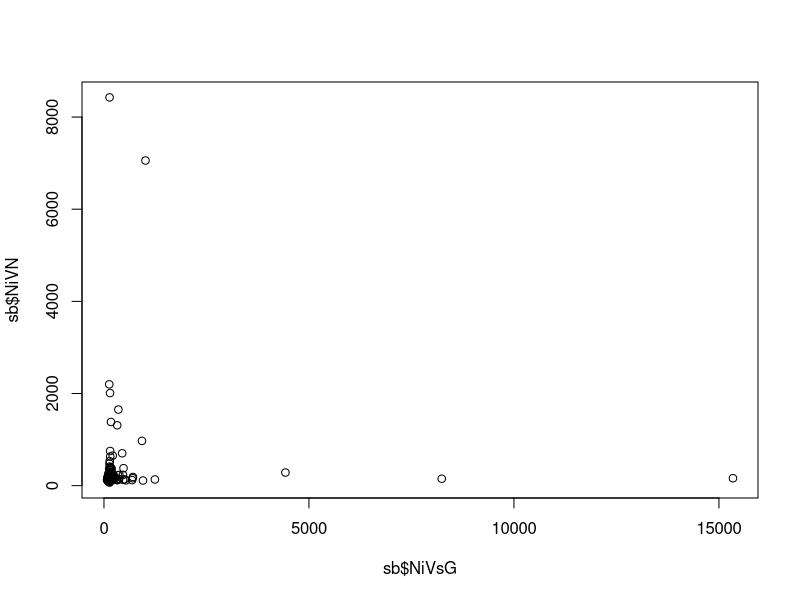
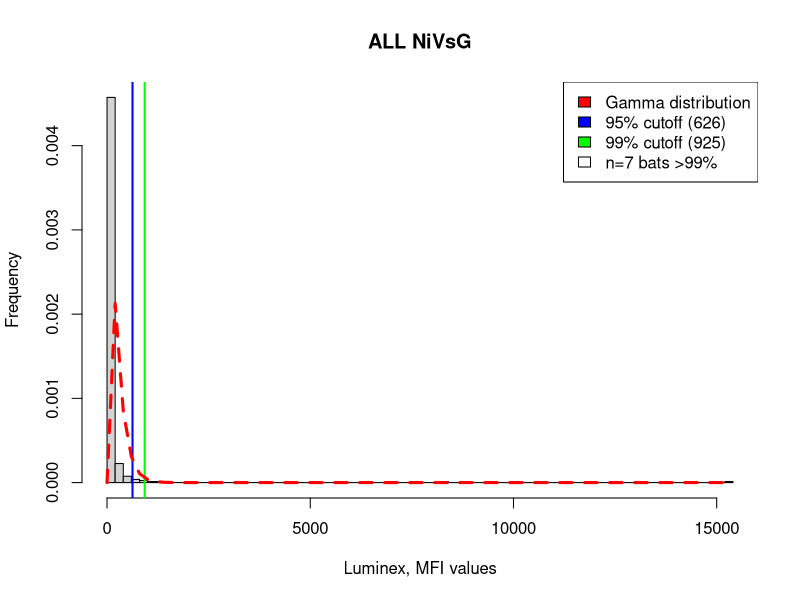
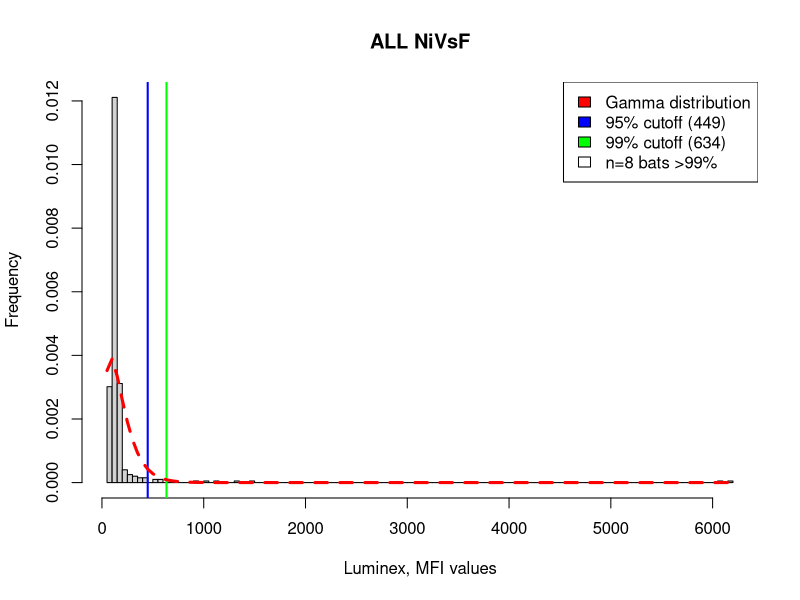
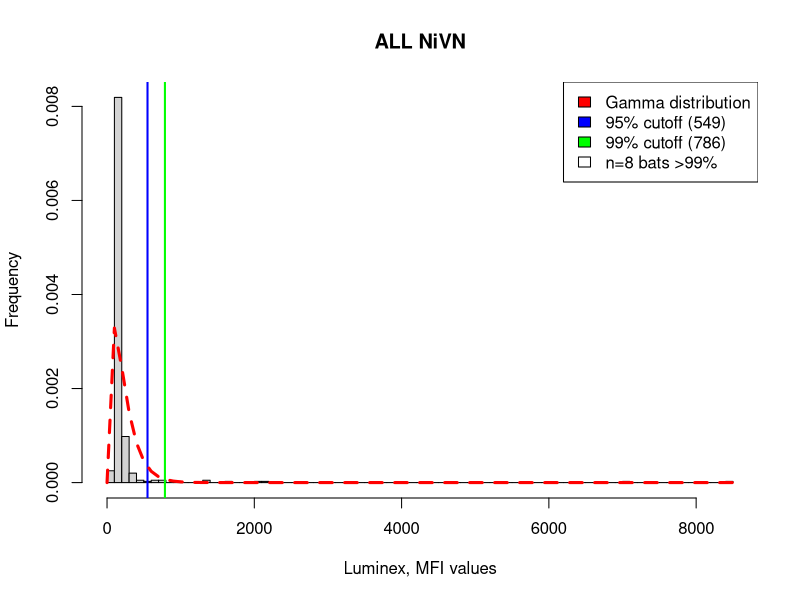
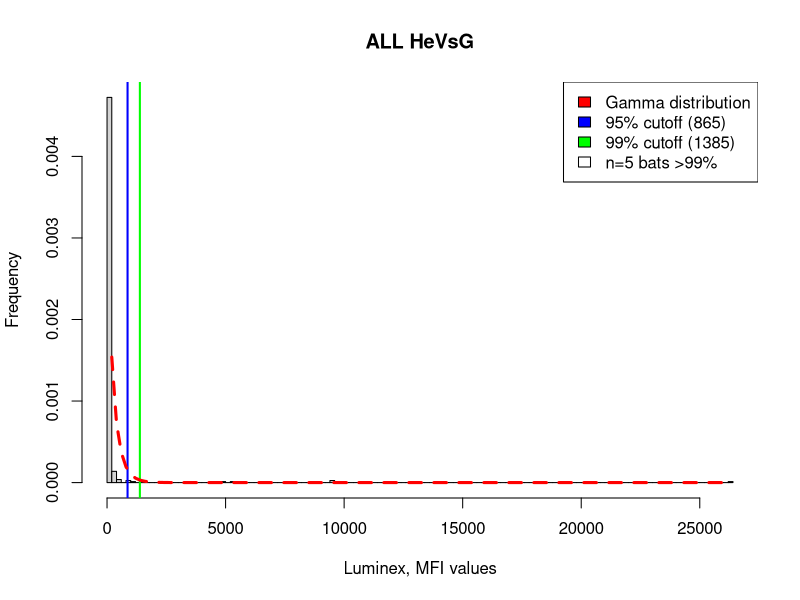
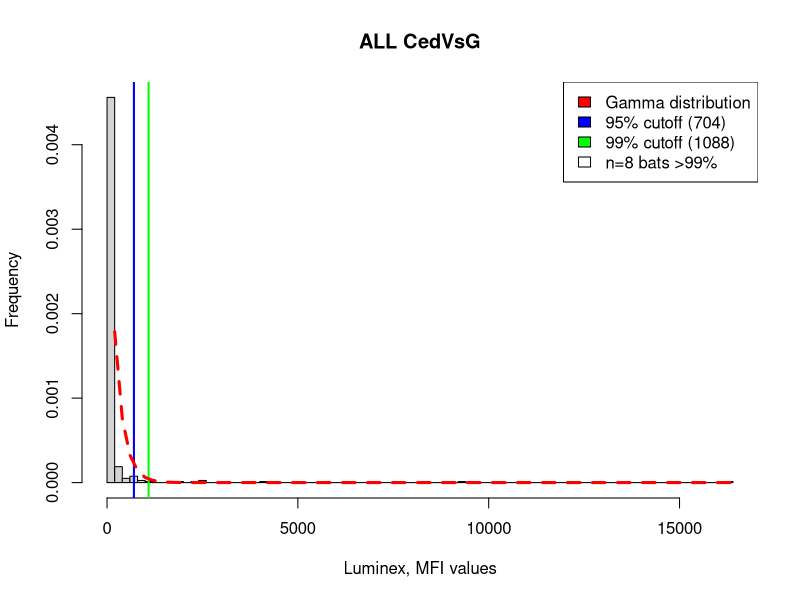
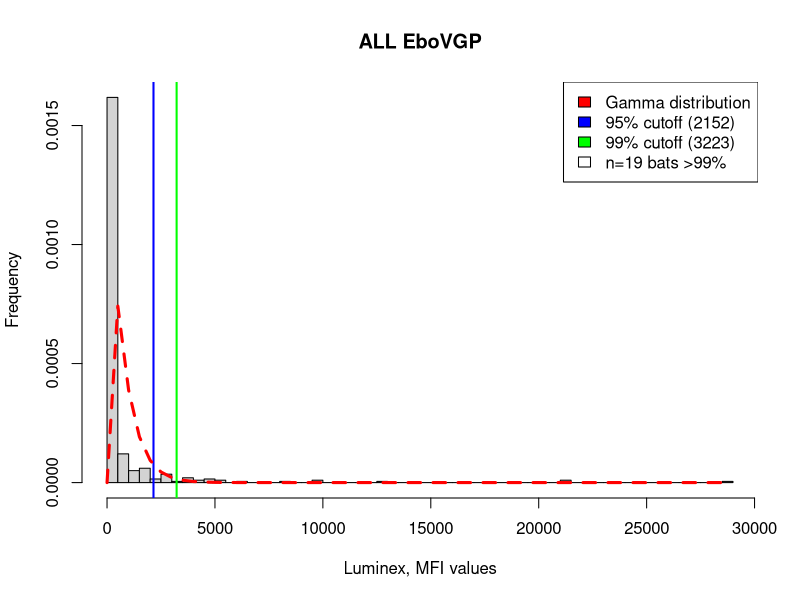
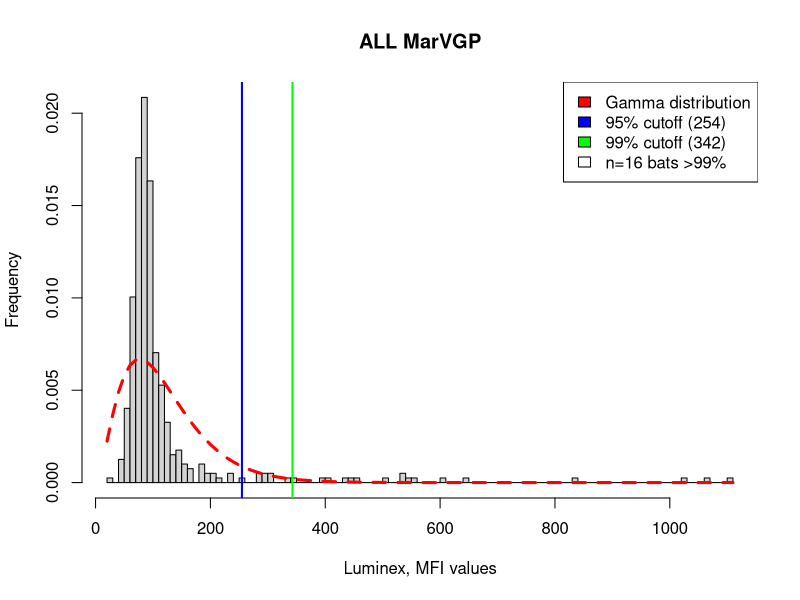

These figures' R source, in order:
# Script provided by J. Olival as example of how to calculate cut-off values
# to determine seropositivity from Luminex data.


require(MASS)

sb <-read.csv('data/Olival_smallbats/SmallBat_cleaned-8April2014.csv')
names(sb)

NiVsG <- sb$NiVsG
NiVsF <- sb$NiVsF
NiVN <- sb$NiVN
HeVsG <- sb$HeVsG
CedVsG <- sb$CedVsG
EboVGP <- sb$EboVGP
MarVGP <- sb$MarVGP
MenVN <- sb$MenVN
SARSN <- sb$SARSN
MERSN <- sb$MERSN

plot(sb$NiVsG, sb$NiVN)
###############HISTOGRAMS WITH GAMMA DISTRIBUTION Max Likelihood Estimator of 95% AND 99% CUTOFFS####

###NiVsG
pdf("NiVsG_cutoff.pdf",width=11,height=8.5)
h = hist(NiVsG, breaks=100, prob=T, main="ALL NiVsG", xlab="Luminex, MFI values",
        ylab="Frequency", col="lightgrey") #histogram of all data minus positive controls
fitdistr(NiVsG/1000, "gamma") # use to estimate parmaters, scale data by dividing by 1000
f = function(theta,dta){
  l = -sum(dgamma(dta,rate=theta[1],shape=theta[2],log=TRUE))
}
o = optim( c(1.32,5.73),  f, dta = NiVsG)
print(o)
p = qgamma(c(0.95, 0.99), rate=o$par[1],shape=o$par[2]); print(p)
abline(v=p, col=c("blue", "green"), lwd=2 )
lines( h$breaks, dgamma(h$breaks,rate=o$par[1],shape=o$par[2]), col="red",lwd=3,lty="44")
legend("topright", c("Gamma distribution", "95% cutoff (626)", "99% cutoff (925)", "n=7 bats >99%"),
       fill=c("red", "blue", "green", "white"))
x <- NiVsG [NiVsG >925] # figure out how many individual bats above cutoff
length (x) #n=10, added to xlab
dev.off()

###NiVsF
pdf("NiVsF_cutoff.pdf",width=11,height=8.5)
h = hist(NiVsF, breaks=100, prob=T, main="ALL NiVsF", xlab="Luminex, MFI values",
         ylab="Frequency", col="lightgrey") #histogram of all data minus positive controls
fitdistr(NiVsF/1000, "gamma") # use to estimate parmaters, scale data by dividing by 1000
f = function(theta,dta){
  l = -sum(dgamma(dta,rate=theta[1],shape=theta[2],log=TRUE))
}
o = optim( c(1.87, 10.08),  f, dta = NiVsF)
print(o)
p = qgamma(c(0.95, 0.99), rate=o$par[1],shape=o$par[2]); print(p)
abline(v=p, col=c("blue", "green"), lwd=2 )
lines( h$breaks, dgamma(h$breaks,rate=o$par[1],shape=o$par[2]), col="red",lwd=3,lty="44")
legend("topright", c("Gamma distribution", "95% cutoff (449)", "99% cutoff (634)", "n=8 bats >99%"),
       fill=c("red", "blue", "green", "white"))
x <- NiVsF [NiVsF >634] # figure out how many individual bats above cutoff
length (x) #of bats >99% cutoff, added to legend
dev.off()

###NiVN
pdf("NiVN_cutoff.pdf",width=11,height=8.5)
h = hist(NiVN, breaks=100, prob=T, main="ALL NiVN", xlab="Luminex, MFI values",
         ylab="Frequency", col="lightgrey") #histogram of all data minus positive controls
fitdistr(NiVN/1000, "gamma") # use to estimate parmaters, scale data by dividing by 1000
f = function(theta,dta){
  l = -sum(dgamma(dta,rate=theta[1],shape=theta[2],log=TRUE))
}
o = optim( c(1.67, 7.64),  f, dta = NiVN)
print(o)
p = qgamma(c(0.95, 0.99), rate=o$par[1],shape=o$par[2]); print(p)
abline(v=p, col=c("blue", "green"), lwd=2 )
lines( h$breaks, dgamma(h$breaks,rate=o$par[1],shape=o$par[2]), col="red",lwd=3,lty="44")
legend("topright", c("Gamma distribution", "95% cutoff (549)", "99% cutoff (786)", "n=8 bats >99%"),
       fill=c("red", "blue", "green", "white"))
x <- NiVN [NiVN >786] # figure out how many individual bats above cutoff
length (x) #of bats >99% cutoff, added to legend
dev.off()

###HeVsG
pdf("HeVsG_cutoff.pdf",width=11,height=8.5)
h = hist(HeVsG, breaks=100, prob=T, main="ALL HeVsG", xlab="Luminex, MFI values",
         ylab="Frequency", col="lightgrey") #histogram of all data minus positive controls
fitdistr(HeVsG/1000, "gamma") # use to estimate parmaters, scale data by dividing by 1000
f = function(theta,dta){
  l = -sum(dgamma(dta,rate=theta[1],shape=theta[2],log=TRUE))
}
o = optim( c(0.77, 2.92),  f, dta = HeVsG)
print(o)
p = qgamma(c(0.95, 0.99), rate=o$par[1],shape=o$par[2]); print(p)
abline(v=p, col=c("blue", "green"), lwd=2 )
lines( h$breaks, dgamma(h$breaks,rate=o$par[1],shape=o$par[2]), col="red",lwd=3,lty="44")
legend("topright", c("Gamma distribution", "95% cutoff (865)", "99% cutoff (1385)", "n=5 bats >99%"),
       fill=c("red", "blue", "green", "white"))
x <- HeVsG [HeVsG >1385] # figure out how many individual bats above cutoff
length (x) #of bats >99% cutoff, added to legend
dev.off()

###CedVsG
pdf("CedVsG_cutoff.pdf",width=11,height=8.5)
h = hist(CedVsG, breaks=100, prob=T, main="ALL CedVsG", xlab="Luminex, MFI values",
         ylab="Frequency", col="lightgrey") #histogram of all data minus positive controls
fitdistr(CedVsG/1000, "gamma") # use to estimate parmaters, scale data by dividing by 1000
f = function(theta,dta){
  l = -sum(dgamma(dta,rate=theta[1],shape=theta[2],log=TRUE))
}
o = optim( c(0.96, 4.14),  f, dta = CedVsG)
print(o)
p = qgamma(c(0.95, 0.99), rate=o$par[1],shape=o$par[2]); print(p)
abline(v=p, col=c("blue", "green"), lwd=2 )
lines( h$breaks, dgamma(h$breaks,rate=o$par[1],shape=o$par[2]), col="red",lwd=3,lty="44")
legend("topright", c("Gamma distribution", "95% cutoff (704)", "99% cutoff (1088)", "n=8 bats >99%"),
       fill=c("red", "blue", "green", "white"))
x <- CedVsG [CedVsG >1088] # figure out how many individual bats above cutoff
length (x) #of bats >99% cutoff, added to legend
dev.off()

###EboVGP
pdf("EboVGP_cutoff.pdf",width=11,height=8.5)
h = hist(EboVGP, breaks=100, prob=T, main="ALL EboVGP", xlab="Luminex, MFI values",
         ylab="Frequency", col="lightgrey") #histogram of all data minus positive controls
fitdistr(EboVGP/1000, "gamma") # use to estimate parmaters, scale data by dividing by 1000
f = function(theta,dta){
  l = -sum(dgamma(dta,rate=theta[1],shape=theta[2],log=TRUE))
}
o = optim( c(0.57, 0.75),  f, dta = EboVGP)
print(o)
p = qgamma(c(0.95, 0.99), rate=o$par[1],shape=o$par[2]); print(p)
abline(v=p, col=c("blue", "green"), lwd=2 )
lines( h$breaks, dgamma(h$breaks,rate=o$par[1],shape=o$par[2]), col="red",lwd=3,lty="44")
legend("topright", c("Gamma distribution", "95% cutoff (2152)", "99% cutoff (3223)", "n=19 bats >99%"),
       fill=c("red", "blue", "green", "white"))
x <- EboVGP [EboVGP >3223] # figure out how many individual bats above cutoff
length (x) #of bats >99% cutoff, added to legend
dev.off()

###MarVGP
pdf("MarVGP_cutoff.pdf",width=11,height=8.5)
h = hist(MarVGP, breaks=100, prob=T, main="ALL MarVGP", xlab="Luminex, MFI values",
         ylab="Frequency", col="lightgrey") #histogram of all data minus positive controls
fitdistr(MarVGP/1000, "gamma") # use to estimate parmaters, scale data by dividing by 1000

f = function(theta,dta){
  l = -sum(dgamma(dta,rate=theta[1],shape=theta[2],log=TRUE))
}
o = optim( c(2.81, 23.58),  f, dta = MarVGP)
print(o)
p = qgamma(c(0.95, 0.99), rate=o$par[1],shape=o$par[2]); print(p)
abline(v=p, col=c("blue", "green"), lwd=2 )
lines( h$breaks, dgamma(h$breaks,rate=o$par[1],shape=o$par[2]), col="red",lwd=3,lty="44")
legend("topright", c("Gamma distribution", "95% cutoff (254)", "99% cutoff (342)", "n=16 bats >99%"),
       fill=c("red", "blue", "green", "white"))
x <- MarVGP [MarVGP >342] # figure out how many individual bats above cutoff
length (x) #of bats >99% cutoff, added to legend
dev.off()

###MenVN
pdf("MenVN_cutoff.pdf",width=11,height=8.5)
h = hist(MenVN, breaks=100, prob=T, main="ALL MenVN", xlab="Luminex, MFI values",
         ylab="Frequency", col="lightgrey") #histogram of all data minus positive controls
fitdistr(MenVN/1000, "gamma") # use to estimate parmaters, scale data by dividing by 1000

f = function(theta,dta){
  l = -sum(dgamma(dta,rate=theta[1],shape=theta[2],log=TRUE))
}
o = optim( c(1.16, 0.51),  f, dta = MenVN)
print(o)
p = qgamma(c(0.95, 0.99), rate=o$par[1],shape=o$par[2]); print(p)
abline(v=p, col=c("blue", "green"), lwd=2 )
lines( h$breaks, dgamma(h$breaks,rate=o$par[1],shape=o$par[2]), col="red",lwd=3,lty="44")
legend("topright", c("Gamma distribution", "95% cutoff (6445)", "99% cutoff (9691)", "n=11 bats >99%"),
       fill=c("red", "blue", "green", "white"))
x <- MenVN [MenVN >9691] # figure out how many individual bats above cutoff
length (x) #of bats >99% cutoff, added to legend
dev.off()

###SARSN
pdf("SARSN_cutoff.pdf",width=11,height=8.5)
h = hist(SARSN, breaks=100, prob=T, main="ALL SARSN", xlab="Luminex, MFI values",
         ylab="Frequency", col="lightgrey") #histogram of all data minus positive controls
fitdistr(SARSN/1000, "gamma") # use to estimate parmaters, scale data by dividing by 1000

f = function(theta,dta){
  l = -sum(dgamma(dta,rate=theta[1],shape=theta[2],log=TRUE))
}
o = optim( c(1.94, 9.22),  f, dta = SARSN)
print(o)
p = qgamma(c(0.95, 0.99), rate=o$par[1],shape=o$par[2]); print(p)
abline(v=p, col=c("blue", "green"), lwd=2 )
lines( h$breaks, dgamma(h$breaks,rate=o$par[1],shape=o$par[2]), col="red",lwd=3,lty="44")
legend("topright", c("Gamma distribution", "95% cutoff (502)", "99% cutoff (706)", "n=12 bats >99%"),
       fill=c("red", "blue", "green", "white"))
x <- SARSN [SARSN >706] # figure out how many individual bats above cutoff
length (x) #of bats >99% cutoff, added to legend
dev.off()

###MERSN
pdf("MERSN_cutoff.pdf",width=11,height=8.5)
h = hist(MERSN, breaks=100, prob=T, main="ALL MERSN", xlab="Luminex, MFI values",
         ylab="Frequency", col="lightgrey") #histogram of all data minus positive controls
fitdistr(MERSN/1000, "gamma") # use to estimate parmaters, scale data by dividing by 1000

f = function(theta,dta){
  l = -sum(dgamma(dta,rate=theta[1],shape=theta[2],log=TRUE))
}
o = optim( c(0.93, 1.63),  f, dta = MERSN)
print(o)
p = qgamma(c(0.95, 0.99), rate=o$par[1],shape=o$par[2]); print(p)
abline(v=p, col=c("blue", "green"), lwd=2 )
lines( h$breaks, dgamma(h$breaks,rate=o$par[1],shape=o$par[2]), col="red",lwd=3,lty="44")
legend("topright", c("Gamma distribution", "95% cutoff (1757)", "99% cutoff (2729)", "n=13 bats >99%"),
       fill=c("red", "blue", "green", "white"))
x <- MERSN [MERSN >2729] # figure out how many individual bats above cutoff
length (x) #of bats >99% cutoff, added to legend
dev.off()


#compare MERS vs SARS seropositive individuals
pdf("MERSvsSARS_individualbats.pdf",width=11,height=8.5)
plot(sb$MERSN, sb$SARSN, ylab="SARS-N, MFI", xlab="MERS-N, MFI", main="Individual bat values (all data), MERS vs SARS")
abline(a=0, b=1, col="red")
cor.test(sb$MERSN, sb$SARSN)
text(1000,6000, label="r=0.529662", cex=1.3)
dev.off()

################### Comparing MFI values from first vs. second test runs ##################

pdf("NiV_HeV_1stvs2ndTest.pdf",width=11,height=8.5)
par(mfrow=c(2,2), oma=c(0,0,2,0))

plot(sb$NiVN, sb$R.NiVN, ylab="Secondary test, MFI", xlab="Primary test, MFI", main="NiV N, All Data")
abline(a=0, b=1, col="red")
cor.test(sb$NiVN, sb$R.NiVN)
text(1000,8000, label="r=0.9839", cex=1.3)

plot(sb$NiVsF, sb$R.NiVsF, ylab="Secondary test, MFI", xlab="Primary test, MFI", main="NiV sF, All Data")
abline(a=0, b=1, col="red")
cor.test(sb$NiVsF, sb$R.NiVsF)
text(800,7500, label="r=0.8504", cex=1.3)

plot(sb$NiVsG, sb$R.NiVsG, ylab="Secondary test, MFI", xlab="Primary test, MFI", main="NiV sG, All Data")
abline(a=0, b=1, col="red")
cor.test(sb$NiVsG, sb$R.NiVsG)
text(1000,5000, label="r=0.810", cex=1.3)

plot(sb$HeVsG, sb$R.HeVsG, ylab="Secondary test, MFI", xlab="Primary test, MFI", main="HeV sG, All Data")
abline(a=0, b=1, col="red")
cor.test(sb$HeVsG, sb$R.HeVsG)
text(2000,20000, label="r=0.994", cex=1.3)

title("Compare initial vs. retested MFI values for same individuals", outer=TRUE)
dev.off()

## MenV and CedV
pdf("MenVvsCedV_1stvs2ndTest.pdf",width=11,height=8.5)
par(mfrow=c(1,2))

plot(sb$CedVsG, sb$R.CedVsG, ylab="Secondary test, MFI", xlab="Primary test, MFI", main="CedV sG, All Data")
abline(a=0, b=1, col="red")
cor.test(sb$CedVsG, sb$R.CedVsG)
text(1000,8000, label="r=0.924", cex=1.3)

plot(sb$MenVN, sb$R.MenVN, ylab="Secondary test, MFI", xlab="Primary test, MFI", main="MenV N, All Data")
abline(a=0, b=1, col="red")
cor.test(sb$MenVN, sb$R.MenVN)
text(1000,15000, label="r=0.964", cex=1.3)
dev.off()
#EBOV and MARV
pdf("EBOVvsMARV_1stvs2ndTest.pdf",width=11,height=8.5)
par(mfrow=c(1,2))
names(sb)
summary(sb$EboVGP)
names(sb)
plot(sb$EboVGP, sb$R.EbovGP, ylab="Secondary test, MFI", xlab="Primary test, MFI",
     main="EboV GP, All Data", xlim=c(0,25000))
abline(a=0, b=1, col="red")

plot(sb$MarVGP, sb$R.MarVGP, ylab="Secondary test, MFI", xlab="Primary test, MFI",
     main="MarV GP, All Data", xlim=c(0,1500))
abline(a=0, b=1, col="red")
dev.off()

#########SPECIES SPECIFIC ###########
unique(sb$Species)  #generate data sets for each species seperately
R = sb[sb$Species=="Rousettus leschenaultii", ]
C = sb[sb$Species=="Cynopterus sphinx", ]
M = sb[sb$Species=="Megaderma lyra", ]
